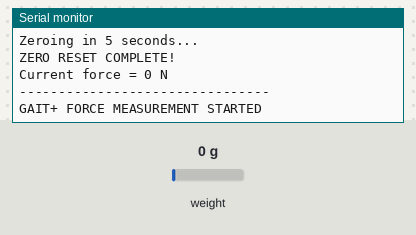
A sketch run on a simulated Arduino Uno, built with avr-gcc and run on an emulated ATmega328P. On the bench: the last lines printed to the serial monitor. The test bench sets the inputs (shaded band); at power-on: weight on the scale 0 g.

Above: at 10.2 s.
10.3 s: weight on the scale set to 100 g
At 12.4 s:
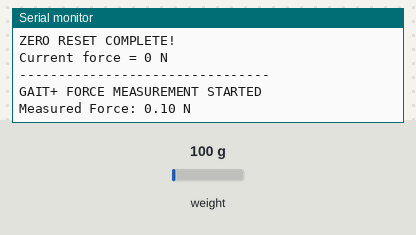
15.0 s: weight on the scale set to 1250 g
At 17.4 s:
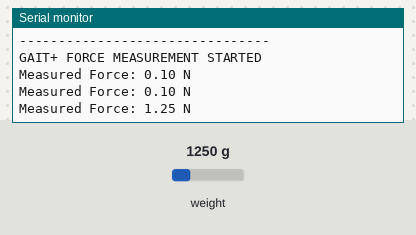

Measured:
- after the input at 10.3 s, the serial monitor: prints a new line after 0.72 s (image 1)
- after the input at 15.0 s, the serial monitor: prints a new line after 1.0 s (image 2)

The sketch:

right_crutch_load_cell_calibration.ino
```cpp
#include "HX711.h"

// ==================================
// GAIT+ LOAD CELL CONFIGURATION
// ==================================

#define DT_PIN 18
#define SCK_PIN 19

HX711 scale;

// Updated calibration factor
float calibrationFactor = -16353.35;

// Measurement settings
const int SAMPLES = 20;
const float ZERO_THRESHOLD = 0.05;

// ==================================
// SETUP
// ==================================

void setup() {

  Serial.begin(115200);
  delay(1000);

  Serial.println();
  Serial.println("================================");
  Serial.println(" GAIT+ LOAD CELL SYSTEM");
  Serial.println("================================");

  // Initialize HX711
  scale.begin(DT_PIN, SCK_PIN);

  Serial.println("Connecting to HX711...");

  while (!scale.is_ready()) {
    Serial.println("HX711 not ready!");
    delay(500);
  }

  Serial.println("HX711 connected successfully!");

  // Load calibration factor
  scale.set_scale(calibrationFactor);

  // Automatic zero reset
  Serial.println();
  Serial.println("Remove all force from the load cell.");
  Serial.println("Zeroing in 5 seconds...");

  delay(5000);

  scale.tare(30);

  Serial.println("ZERO RESET COMPLETE!");
  Serial.println("Current force = 0 N");

  Serial.println("--------------------------------");
  Serial.println("GAIT+ FORCE MEASUREMENT STARTED");
}

// ==================================
// MAIN LOOP
// ==================================

void loop() {

  if (scale.is_ready()) {

    float forceN = scale.get_units(SAMPLES);

    // Suppress negative readings and small fluctuations
    if (forceN < ZERO_THRESHOLD) {
      forceN = 0.0;
    }

    Serial.print("Measured Force: ");
    Serial.print(forceN, 2);
    Serial.println(" N");

  } else {

    Serial.println("HX711 not ready!");

  }

  delay(500);
}
```
